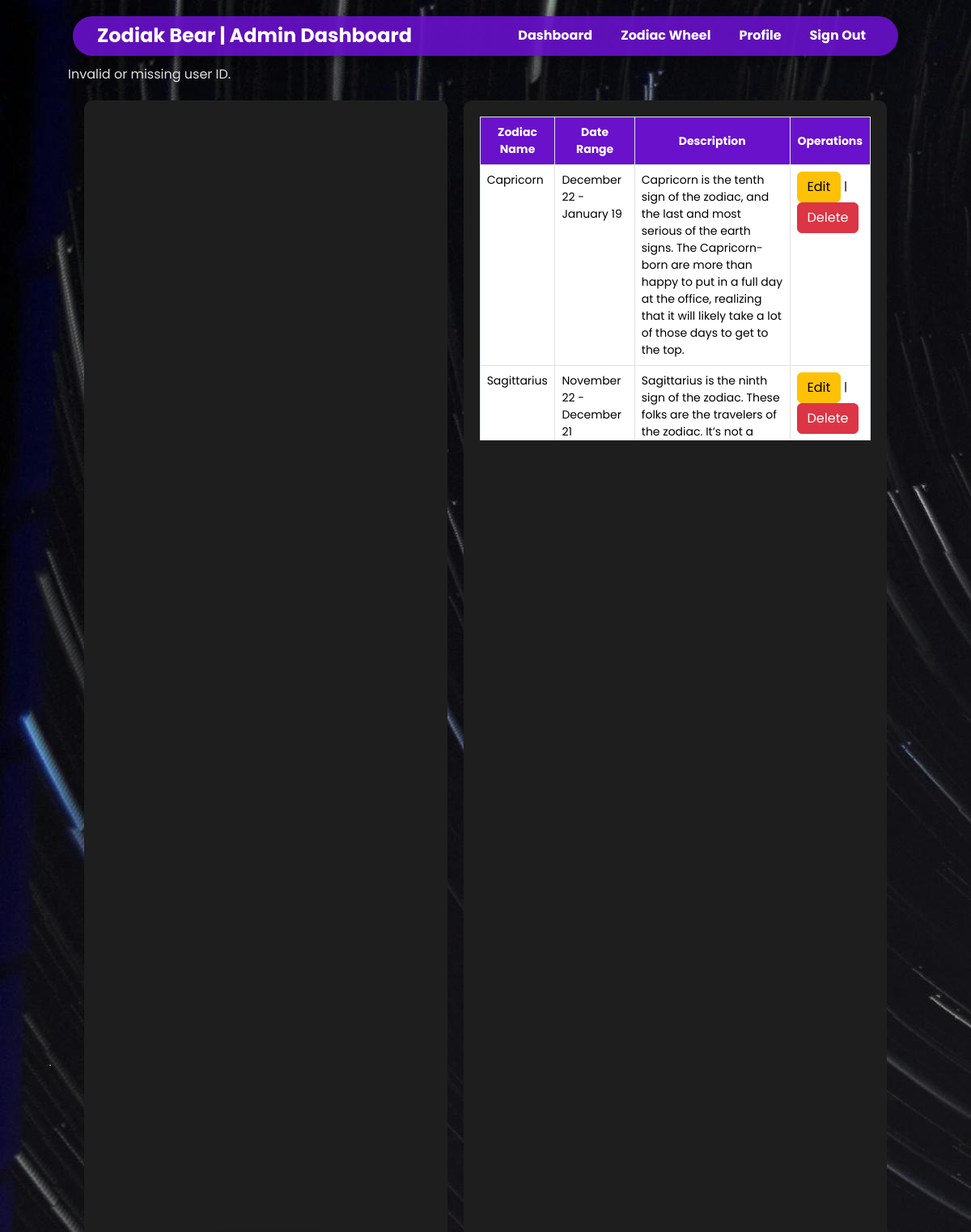
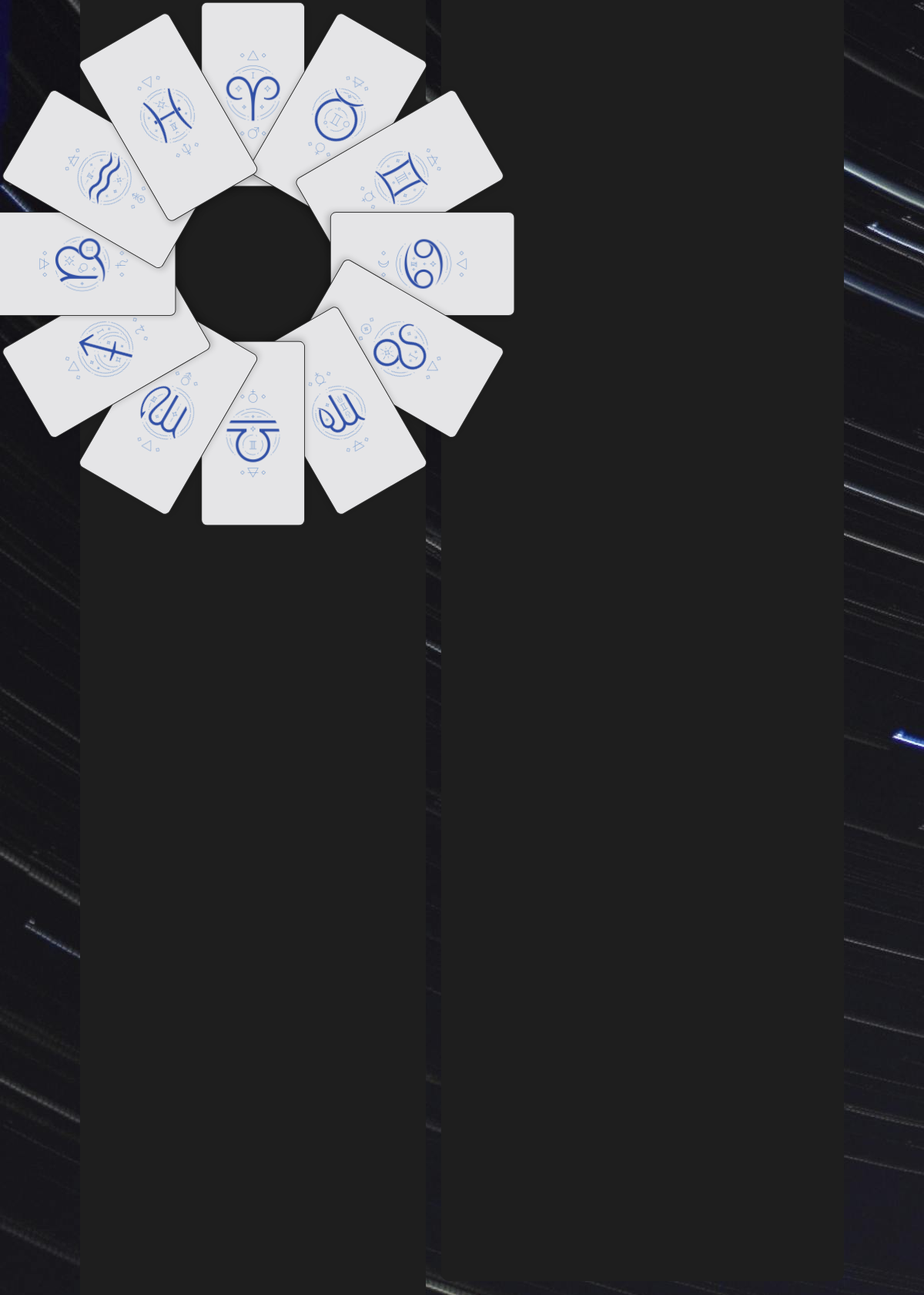
/admin/admin.php (upper part), run on the app's committed database (2 pictures, top to bottom).
### tables this page shows
CREATE TABLE `zodiac_signs` (
  `id` int(2) NOT NULL AUTO_INCREMENT,
  `zodiac_name` varchar(255) NOT NULL,
  `zodiac_date_range` varchar(255) NOT NULL,
  `zodiac_desc` text,
  `created_at` timestamp(6) NOT NULL DEFAULT current_timestamp(6) ON UPDATE current_timestamp(6),
  PRIMARY KEY (`id`)
);

### admin/admin.php (the view, shortened to what this page needs)
<?php
require '../config/config.php';
$selectedAlt = '';
$zodiac_name = 'Select a zodiac sign from the horoscope wheel.';
$zodiac_date_range = 'Select a zodiac sign to show the date.';
$zodiac_desc = 'Find out about zodiac signs by clicking on the cards in the horoscope wheel.';
$page_name = "Admin Dashboard";
$showWheel = true;
?>
<!DOCTYPE html>
<html lang="en">
<head>
    <link href="https://cdn.jsdelivr.net/npm/bootstrap@5.3.2/dist/css/bootstrap.min.css" rel="stylesheet">
    <link rel="stylesheet" href="../css/style.css">
    <link rel="stylesheet" href="../css/style.css">
</head>
<body class="dashboard-page">
    <nav class="navbar">
        <div class="navbar-container">
            <h1 class="navbar-title">Zodiak Bear | <?php echo "$page_name";?></h1>
            <ul class="navbar-links">
                <li><a href="../user/dashboard.php">Dashboard</a></li>
                <li><a href="../user/zodiacs.php">Zodiac Wheel</a></li>
                <li><a href="../user/profile.php">Profile</a></li>
                <li><a href="../login-register/logout.php">Sign Out</a></li>
            </ul>
        </div>
    </nav>
    <div class="dashboard">
        <div class="left-column">
            <div class="circle-container">
                <?php
                    if ($showWheel) {
                        echo '<div class="circle">
                        <img src="/assets/zodiacs-alt/Aries.png" class="card" alt="Aries">
                        <img src="/assets/zodiacs-alt/Taurus.png" class="card" alt="Taurus">
                        <img src="/assets/zodiacs-alt/Gemini.png" class="card" alt="Gemini">
                        <img src="/assets/zodiacs-alt/Cancer.png" class="card" alt="Cancer">
                        <img src="/assets/zodiacs-alt/Leo.png" class="card" alt="Leo">
                        <img src="/assets/zodiacs-alt/Virgo.png" class="card" alt="Virgo">
                        <img src="/assets/zodiacs-alt/Libra.png" class="card" alt="Libra">
                        <img src="/assets/zodiacs-alt/Scorpio.png" class="card" alt="Scorpio">
                        <img src="/assets/zodiacs-alt/Sagittarius.png" class="card" alt="Sagittarius">
                        <img src="/assets/zodiacs-alt/Capricorn.png" class="card" alt="Capricorn">
                        <img src="/assets/zodiacs-alt/Aquarius.png" class="card" alt="Aquarius">
                        <img src="/assets/zodiacs-alt/Pisces.png" class="card" alt="Pisces">
                        </div>';
                    } else {
                        echo '<div class="circle">
                        <img src="/assets/zodiacs-alt/'.$selectedAlt.'.png" class="card-alternative" alt="switch">
                        </div>';
                    }
                ?>
            </div>
        </div>
        <div class="right-column">
            <div class="description">
            <?php
                if ($showWheel) {
                    echo '
                    <div class="zodiac-table-container">
                    <table class="table table-bordered">
                        <thead>
                        <tr>
                            <th>Zodiac Name</th>
                            <th>Date Range</th>
                            <th>Description</th>
                            <th>Operations</th>
                        </tr>
                        </thead>';
                        $result = mysqli_query($conn, "SELECT * FROM zodiac_signs ORDER BY id DESC");
                        if (mysqli_num_rows($result) > 0) {
                            while($user_data = mysqli_fetch_array($result)) {
                                echo "<tr>";
                                echo "<td>".htmlspecialchars($user_data['zodiac_name'])."</td>";
                                echo "<td>".htmlspecialchars($user_data['zodiac_date_range'])."</td>";
                                echo "<td>".htmlspecialchars($user_data['zodiac_desc'])."</td>";
                                echo "<td><a href='../admin/edit.php?id=".htmlspecialchars($user_data['id'])."&table=zodiac' class='btn btn-warning btn-xs'>Edit</a> |
                                <a href='../admin/delete.php?id=".htmlspecialchars($user_data['id'])."&table=zodiac' class='btn btn-danger btn-xs' onclick='return confirmDeleteUser();'>Delete</a>
                                </td>
                                </tr>";
                            }
                        }
                    echo '</table>
                    </div>';
                } else {
                    echo "<h2>Zodiac Sign: $zodiac_name</h2>
                            <p><strong>Date Range:</strong> $zodiac_date_range</p>
                            <p>$zodiac_desc</p>";
            }
            ?>
            </div>
        </div>
    </div>
</body>
</html>

### css/style.css (style rules this page uses)
body { margin: 0; font-family: sans-serif; color: black; opacity: 1; transition: opacity 0.5s ease-in-out; padding-left: 7%; padding-right: 7%; }
body.dashboard-page { background-image: url("/assets/backgrounds/pexels-rotating.jpg"); margin: 0; font-family: "Poppins", serif; font-weight: 400; font-style: normal; background-color: #121212; color: #e0e0e0; height: 100%; padding-top: 80px; }
.navbar { all: unset; background: rgba(106, 17, 203, 0.9); color: white; padding: 10px 30px; position: fixed; top: 20px; left: 50%; transform: translateX(-50%); box-shadow: 0px 4px 12px rgba(0, 0, 0, 0.3); z-index: 1000; display: flex; justify-content: space-between; align-items: center; width: 80%; border-radius: 50px; }
.navbar-container { display: flex; justify-content: space-between; align-items: center; width: 100%; }
.navbar-title { margin: 0; font-size: 24px; font-weight: bold; }
.navbar-links { list-style: none; margin: 0; padding: 0; display: flex; gap: 15px; }
.navbar-links a { color: white; text-decoration: none; font-weight: bold; padding: 5px 10px; border-radius: 20px; transition: background 0.3s ease; }
.dashboard { display: flex; padding: 20px; gap: 20px; flex: 1; height: calc(100vh - 120px); }
.left-column { flex: 1; display: flex; justify-content: center; align-items: center; background: #1e1e1e; border-radius: 10px; padding: 20px; }
.right-column { flex: 1; display: flex; flex-direction: column; gap: 20px; }
.description { background: #1e1e1e; padding: 20px; border-radius: 10px; flex: 1; }
.circle-container { position: relative; width: 90%; height: 90%; }
.circle { position: relative; width: 100%; height: 100%; top: 50%; left: 50%; transform: translate(-50%, calc(-50%)); width: 100%; height: 100%; display: flex; justify-content: center; align-items: center; position: absolute; flex-wrap: wrap; border-radius: 50%; }
.card { position: absolute; width: 135px; height: 240px; color: white; cursor: pointer; display: flex; justify-content: center; align-items: center; border-radius: 8px; box-shadow: 0 4px 8px rgba(0, 0, 0, 0.2); font-size: 18px; font-weight: bold; transform-origin: 50% 50%; transition: transform 0.3s ease, box-shadow 0.3s ease, background 0.3s ease; background: #444; }
.card:nth-child(1) { transform: rotate(0deg) translateY(-220px); }
.card:nth-child(2) { transform: rotate(30deg) translateY(-220px); }
.card:nth-child(3) { transform: rotate(60deg) translateY(-220px); }
.card:nth-child(4) { transform: rotate(90deg) translateY(-220px); }
.card:nth-child(5) { transform: rotate(120deg) translateY(-220px); }
.card:nth-child(6) { transform: rotate(150deg) translateY(-220px); }
.card:nth-child(7) { transform: rotate(180deg) translateY(-220px); }
.card:nth-child(8) { transform: rotate(210deg) translateY(-220px); }
.card:nth-child(9) { transform: rotate(240deg) translateY(-220px); }
.card:nth-child(10) { transform: rotate(270deg) translateY(-220px); }
.card:nth-child(11) { transform: rotate(300deg) translateY(-220px); }
.card:nth-child(12) { transform: rotate(330deg) translateY(-220px); }
a { color: #6a11cb; }
.zodiac-table-container, .table-container { overflow-y: auto; overflow-x: auto; max-height: 400px; }
table { width: 100%; overflow: hidden; table-layout: auto; }
thead th { background-color: #6a11cb !important; color: white !important; font-weight: bold; text-align: center; padding: 12px 16px; vertical-align: middle; font-size: 14px; position: sticky; top: 0; }
.zodiac-table-container thead th { position: sticky; top: 0; z-index: 2; }
tbody tr:nth-child(odd) { background-color: #f9f9f9; }
tbody tr:nth-child(even) { background-color: #ffffff; }
tbody td { padding: 12px 16px; font-size: 14px; color: #333; }

### data on the page
zodiac_signs: zodiac_name "Capricorn", zodiac_date_range "December 22 - January 19", zodiac_desc "Capricorn is the tenth sign of the zodiac, and the last and most serious of the earth signs. The Capricorn-born are more than happy to put in a full day at the office, realizing that it will likely take a lot of those days to get to the top."
zodiac_signs: zodiac_name "Sagittarius", zodiac_date_range "November 22 - December 21", zodiac_desc "Sagittarius is the ninth sign of the zodiac. These folks are the travelers of the zodiac. It’s not a…"

### other printed values
$page_name "Admin Dashboard"
